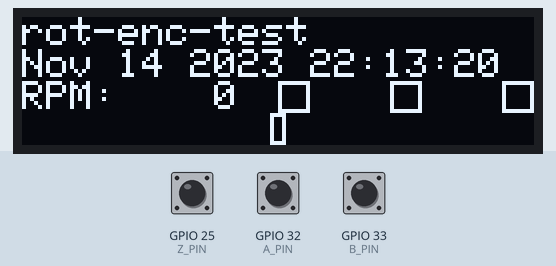
This program was run on a simulated ESP32. Parts: 128×32 one-colour display. The inputs (shaded band) are chosen by the test bench; at power-on: GPIO 25 (Z_PIN) HIGH, GPIO 32 (A_PIN) HIGH, GPIO 33 (B_PIN) HIGH. What the program prints to the serial monitor is not drawn.

Above: at 1.2 s.
1.3 s: GPIO 25 (Z_PIN) pulled LOW for 0.15 s
At 1.36 s:
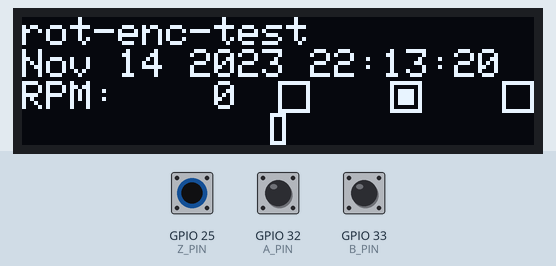
2.9 s: GPIO 32 (A_PIN) pulled LOW for 0.15 s
At 3.5 s:
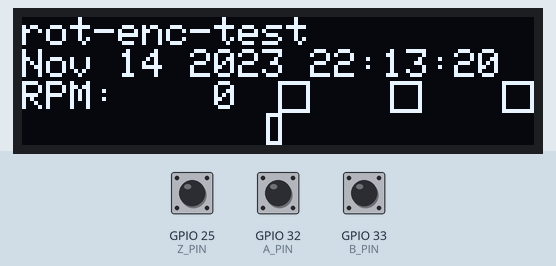
4.5 s: GPIO 32 (A_PIN) pulled LOW for 1 s
At 5.2 s:
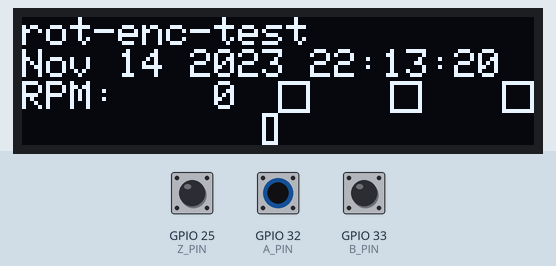
Timing chart, 0 to 7.5 s (numbered marks = the images above; inputs shaded):
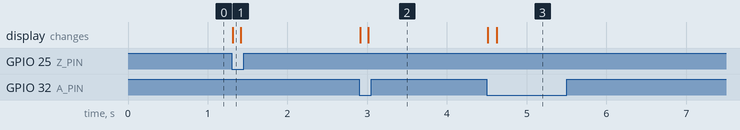

Measured:
- after the input at 1.3 s, the display: changes at once (image 1)
- after the input at 2.9 s, the display: first changes at once (image 2 shows a later state)
- after the input at 4.5 s, the display: first changes at once (image 3 shows a later state)

The program:

main.cpp
```cpp
#include <Arduino.h>
#include <SPI.h>
#include <Wire.h>
#include <Adafruit_GFX.h>
#include <Adafruit_SSD1306.h>
#include <esp_timer.h>
#include "RotaryEncoder.hpp"

#define A_PIN 32
#define B_PIN 33
#define Z_PIN 25

#define SCREEN_WIDTH 128 // OLED display width, in pixels
#define SCREEN_HEIGHT 32 // OLED display height, in pixels

// Declaration for an SSD1306 display connected to I2C (SDA, SCL pins)
#define OLED_RESET -1 // Reset pin # (or -1 if sharing Arduino reset pin)
Adafruit_SSD1306 display(SCREEN_WIDTH, SCREEN_HEIGHT, &Wire, OLED_RESET);

class EncoderListener : public RotaryEncoderListener
{
  virtual void turned(RotaryEncoder *source, int deltaClicks, int rpm);
  virtual void clicked(RotaryEncoder *source);
};

EncoderListener listener;
RotaryEncoder encoder(&listener, A_PIN, B_PIN, Z_PIN, 24);
int aPinDelta;
int encoder_rpm;
bool zPinTriggered;

volatile bool leftDisplayClearTriggered;
volatile bool centerDisplayClearTriggered;
volatile bool rightDisplayClearTriggered;
volatile bool rpmClearTriggered;

esp_timer_handle_t leftDisplayTimer;
esp_timer_handle_t centerDisplayTimer;
esp_timer_handle_t rightDisplayTimer;
esp_timer_handle_t rpmTimer;

void leftDisplayClear(void *);
void centerDisplayClear(void *);
void rightDisplayClear(void *);
void rpmClear(void *);

const int displayClearTime_us = 100000;
const int displaySide = 4;
const int leftDisplayX = (SCREEN_WIDTH / 2) + 2;
const int leftDisplayY = 18;
const int centerDisplayX = (SCREEN_WIDTH / 2) + ((SCREEN_WIDTH / 2) / 2) - 2;
const int centerDisplayY = 18;
const int rightDisplayX = SCREEN_WIDTH - 6;
const int rightDisplayY = 18;

esp_timer_create_args_t leftDisplayTimerArgs;
esp_timer_create_args_t centerDisplayTimerArgs;
esp_timer_create_args_t rightDisplayTimerArgs;
esp_timer_create_args_t rpmTimerArgs;

int indicatorX;
void updateIndicator(int dir);

void setup()
{
  Serial.begin(115200);
  Serial.printf("rotary-encoder-test  %s\n", __TIMESTAMP__);

  // SSD1306_SWITCHCAPVCC = generate display voltage from 3.3V internally
  if (!display.begin(SSD1306_SWITCHCAPVCC, 0x3C))
  { // Address 0x3C for 128x32
    Serial.println("SSD1306 allocation failed");
    for (;;)
      ; // Don't proceed, loop forever
  }

  encoder.init();

  indicatorX = (SCREEN_WIDTH / 2) - 2;
  display.clearDisplay();
  display.setTextSize(1);
  display.setTextColor(SSD1306_WHITE);
  display.setCursor(0, 0);
  display.printf("rot-enc-test");
  display.setCursor(0, 8);
  display.printf("%s %s", __DATE__, __TIME__);
  display.setCursor(0, 16);
  display.printf("RPM: %4d", 0);
  display.drawRect(leftDisplayX - 2, leftDisplayY - 2, displaySide + 4, displaySide + 4, SSD1306_WHITE);
  display.drawRect(centerDisplayX - 2, centerDisplayY - 2, displaySide + 4, displaySide + 4, SSD1306_WHITE);
  display.drawRect(rightDisplayX - 2, rightDisplayY - 2, displaySide + 4, displaySide + 4, SSD1306_WHITE);
  display.drawRect(indicatorX, 24, 4, 8, SSD1306_WHITE);
  display.display();

  leftDisplayClearTriggered = false;
  centerDisplayClearTriggered = false;
  rightDisplayClearTriggered = false;
  rpmClearTriggered = false;

  leftDisplayTimerArgs.callback = &leftDisplayClear;
  esp_timer_create(&leftDisplayTimerArgs, &leftDisplayTimer);

  centerDisplayTimerArgs.callback = &centerDisplayClear;
  esp_timer_create(&centerDisplayTimerArgs, &centerDisplayTimer);

  rightDisplayTimerArgs.callback = &rightDisplayClear;
  esp_timer_create(&rightDisplayTimerArgs, &rightDisplayTimer);

  rpmTimerArgs.callback = &rpmClear;
  esp_timer_create(&rpmTimerArgs, &rpmTimer);
}

void loop()
{
  encoder.loop();

  bool displayStuffHappened = false;

  if (encoder_rpm != 0)
  {
    int temp_rpm = encoder_rpm;
    encoder_rpm = 0;
    display.fillRect(0, 16, SCREEN_WIDTH / 2, 8, SSD1306_BLACK);
    display.setCursor(0, 16);
    display.printf("RPM: %4d", temp_rpm);
    esp_timer_start_once(rpmTimer, displayClearTime_us);
    displayStuffHappened = true;
    Serial.printf("RPM: %3d\r\n", temp_rpm);
  }

  if (aPinDelta != 0)
  {
    int tempDelta = aPinDelta;
    aPinDelta = 0;

    Serial.printf("A triggered! Delta: %3d\r\n", tempDelta);

    if (tempDelta > 0)
    {
      display.fillRect(rightDisplayX, rightDisplayY, displaySide, displaySide, SSD1306_WHITE);
      rightDisplayClearTriggered = false;
      esp_timer_start_once(rightDisplayTimer, displayClearTime_us);
      updateIndicator(1);
      displayStuffHappened = true;
    }
    else if (tempDelta < 0)
    {
      display.fillRect(leftDisplayX, leftDisplayY, displaySide, displaySide, SSD1306_WHITE);
      leftDisplayClearTriggered = false;
      esp_timer_start_once(leftDisplayTimer, displayClearTime_us);
      updateIndicator(-1);
      displayStuffHappened = true;
    }
  }

  if (zPinTriggered)
  {
    zPinTriggered = false;

    Serial.println("Z triggered!");
    display.fillRect(centerDisplayX, centerDisplayY, displaySide, displaySide, SSD1306_WHITE);
    centerDisplayClearTriggered = false;
    esp_timer_start_once(centerDisplayTimer, displayClearTime_us);
    updateIndicator(0);
    displayStuffHappened = true;
  }

  if (leftDisplayClearTriggered)
  {
    leftDisplayClearTriggered = false;
    display.fillRect(leftDisplayX, leftDisplayY, displaySide, displaySide, SSD1306_BLACK);
    displayStuffHappened = true;
  }

  if (centerDisplayClearTriggered)
  {
    centerDisplayClearTriggered = false;
    display.fillRect(centerDisplayX, centerDisplayY, displaySide, displaySide, SSD1306_BLACK);
    displayStuffHappened = true;
  }

  if (rightDisplayClearTriggered)
  {
    rightDisplayClearTriggered = false;
    display.fillRect(rightDisplayX, rightDisplayY, displaySide, displaySide, SSD1306_BLACK);
    displayStuffHappened = true;
  }

  if (rpmClearTriggered)
  {
    rpmClearTriggered = false;
    display.fillRect(0, 16, SCREEN_WIDTH / 2, 8, SSD1306_BLACK);
    display.setCursor(0, 16);
    display.printf("RPM: %4d", 0);
    displayStuffHappened = true;
  }

  if (displayStuffHappened)
  {
    display.display();
  }
}

void EncoderListener::turned(RotaryEncoder *source, int deltaClicks, int rpm)
{
  aPinDelta = deltaClicks;
  encoder_rpm = rpm;
}

void EncoderListener::clicked(RotaryEncoder *source)
{
  zPinTriggered = true;
}

void leftDisplayClear(void *)
{
  leftDisplayClearTriggered = true;
}

void centerDisplayClear(void *)
{
  centerDisplayClearTriggered = true;
}

void rightDisplayClear(void *)
{
  rightDisplayClearTriggered = true;
}

void rpmClear(void *)
{
  rpmClearTriggered = true;
}

void updateIndicator(int dir)
{
  if (dir < 0)
  {
    if (indicatorX > 0)
    {
      display.drawRect(indicatorX, 24, 4, 8, SSD1306_BLACK);
      indicatorX--;
      display.drawRect(indicatorX, 24, 4, 8, SSD1306_WHITE);
    }
    else
    {
      display.drawRect(indicatorX, 24, 4, 8, SSD1306_BLACK);
      indicatorX = SCREEN_WIDTH - 4;
      display.drawRect(indicatorX, 24, 4, 8, SSD1306_WHITE);
    }
  }
  else if (dir > 0)
  {
    if (indicatorX < SCREEN_WIDTH - 4)
    {
      display.drawRect(indicatorX, 24, 4, 8, SSD1306_BLACK);
      indicatorX++;
      display.drawRect(indicatorX, 24, 4, 8, SSD1306_WHITE);
    }
    else
    {
      display.drawRect(indicatorX, 24, 4, 8, SSD1306_BLACK);
      indicatorX = 0;
      display.drawRect(indicatorX, 24, 4, 8, SSD1306_WHITE);
    }
  }
  else
  {
    display.drawRect(indicatorX, 24, 4, 8, SSD1306_BLACK);
    indicatorX = (SCREEN_WIDTH / 2) - 2;
    display.drawRect(indicatorX, 24, 4, 8, SSD1306_WHITE);
  }
}
```

RotaryEncoder.hpp
```cpp
#ifndef __H_ROTARYENCODER__
#define __H_ROTARYENCODER__

#include <Arduino.h>
#include <esp_timer.h>
#include "RotaryEncoderListener.hpp"

class RotaryEncoder
{
public:
    RotaryEncoder(RotaryEncoderListener *listener,
                  int aPin, int bPin, int buttonPin,
                  int detents = 24);

    void init();

    void loop();

private:
    void IRAM_ATTR _aPinHandler();
    void IRAM_ATTR _zPinHandler();
    void IRAM_ATTR _aPinDebounce();
    void IRAM_ATTR _zPinDebounce();

private:
    static void IRAM_ATTR g_aPinDebounce(void *);
    static void IRAM_ATTR g_zPinDebounce(void *);

private:
    static const int g_debounceTime_us;

private:
    RotaryEncoderListener *_listener;
    int _aPin;
    int _bPin;
    int _zPin;
    int _detents;
    unsigned long _lastRotaryTick_ms;

    esp_timer_handle_t _aPinTimer;
    esp_timer_handle_t _zPinTimer;

    esp_timer_create_args_t _aPinTimerArgs;
    esp_timer_create_args_t _zPinTimerArgs;

    volatile bool _aPinPending;
    volatile bool _zPinPending;
    volatile int _aPinDelta;
    volatile int _aPinTotalTriggers;
    volatile bool _bPinValue;
    volatile bool _zPinTriggered;
};

#endif
```

RotaryEncoderListener.hpp
```cpp
#ifndef __H_ROTARYENCODERLISTENER__
#define __H_ROTARYENCODERLISTENER__

class RotaryEncoder;

class RotaryEncoderListener
{
public:
    virtual void turned(RotaryEncoder *source, int deltaClicks, int rpm) = 0;
    virtual void clicked(RotaryEncoder *source) = 0;
};

#endif
```

RotaryEncoder.cpp
```cpp
#include <Arduino.h>
#include <FunctionalInterrupt.h>
#include "RotaryEncoder.hpp"

const int RotaryEncoder::g_debounceTime_us = 250;

RotaryEncoder::RotaryEncoder(RotaryEncoderListener *listener,
                             int aPin, int bPin, int buttonPin,
                             int detents /*= 24*/)
    : _listener(listener),
      _aPin(aPin),
      _bPin(bPin),
      _zPin(buttonPin),
      _detents(detents),
      _lastRotaryTick_ms(0),
      _aPinPending(false),
      _zPinPending(false),
      _aPinDelta(0),
      _aPinTotalTriggers(0),
      _bPinValue(0),
      _zPinTriggered(false)
{
}

void RotaryEncoder::init()
{
    pinMode(_aPin, INPUT_PULLUP);
    pinMode(_bPin, INPUT_PULLUP);
    pinMode(_zPin, INPUT_PULLUP);

    attachInterrupt(_aPin, std::bind(&RotaryEncoder::_aPinHandler, this), FALLING);
    attachInterrupt(_zPin, std::bind(&RotaryEncoder::_zPinHandler, this), FALLING);

    _aPinTimerArgs.callback = &RotaryEncoder::g_aPinDebounce;
    _aPinTimerArgs.arg = this;
    esp_timer_create(&_aPinTimerArgs, &_aPinTimer);

    _zPinTimerArgs.callback = &RotaryEncoder::g_zPinDebounce;
    _zPinTimerArgs.arg = this;
    esp_timer_create(&_zPinTimerArgs, &_zPinTimer);
}

void RotaryEncoder::loop()
{
    unsigned long now = millis();

    if (_aPinTotalTriggers != 0)
    {
        int tempTotalTriggers = _aPinTotalTriggers;
        int tempDelta = _aPinDelta;
        _aPinTotalTriggers = 0;
        _aPinDelta = 0;
        int tickTime_ms = now > _lastRotaryTick_ms ? (now - _lastRotaryTick_ms) / tempTotalTriggers : 50;
        _lastRotaryTick_ms = now;

        int rpm = int(60000.0 / (double(tickTime_ms) * 24.0));

        _listener->turned(this, tempDelta, rpm);
    }

    if (_zPinTriggered)
    {
        _zPinTriggered = false;

        _listener->clicked(this);
    }
}

void IRAM_ATTR RotaryEncoder::_aPinHandler()
{
    if (!_aPinPending)
    {
        _aPinPending = true;
        _bPinValue = digitalRead(_bPin) == LOW;
        esp_timer_start_once(_aPinTimer, g_debounceTime_us);
    }
}

void IRAM_ATTR RotaryEncoder::_zPinHandler()
{
    if (!_zPinPending)
    {
        _zPinPending = true;
        esp_timer_start_once(_zPinTimer, g_debounceTime_us);
    }
}

void IRAM_ATTR RotaryEncoder::_aPinDebounce()
{
    _aPinPending = false;
    if (digitalRead(_aPin) == LOW)
    {
        _aPinTotalTriggers++;
        if (_bPinValue)
        {
            _aPinDelta++;
        }
        else
        {
            _aPinDelta--;
        }
    }
}

void IRAM_ATTR RotaryEncoder::_zPinDebounce()
{
    _zPinPending = false;
    if (digitalRead(_zPin) == LOW)
    {
        _zPinTriggered = true;
    }
}

void IRAM_ATTR RotaryEncoder::g_aPinDebounce(void *arg)
{
    RotaryEncoder *obj = (RotaryEncoder *)arg;
    obj->_aPinDebounce();
}

void IRAM_ATTR RotaryEncoder::g_zPinDebounce(void *arg)
{
    RotaryEncoder *obj = (RotaryEncoder *)arg;
    obj->_zPinDebounce();
}
```
